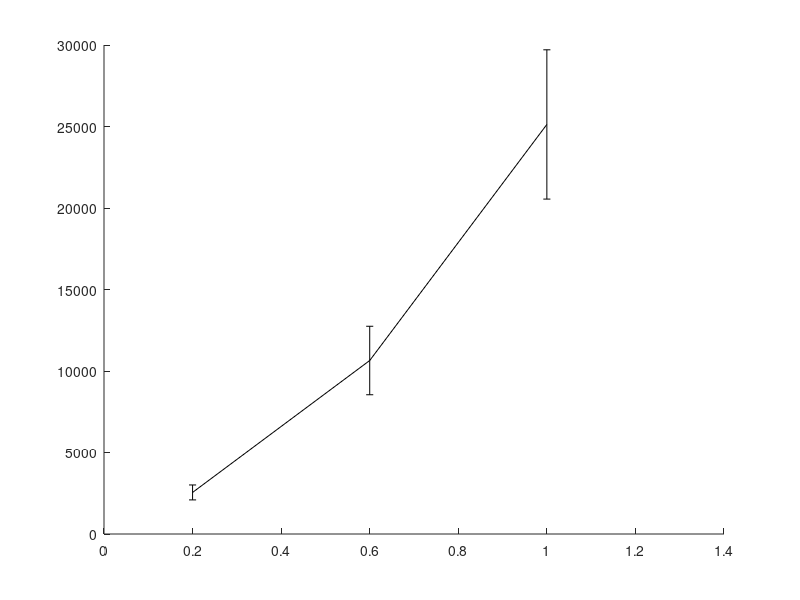

The MATLAB source for this figure: (Note: this script raises an error after producing the figure.)


% last updated: 

clear all
clc

d = 2.8;
%%
planners = {'BiRRT','RRT','SBL'};
plannerType = planners{3};
switch plannerType
    case 'BiRRT'
        D{1} = load('Benchmark_BiRRT_PCS_rB.txt'); D{1} = D{1}(D{1}(:,2)==1,:); 
        D{2} = load('Benchmark_BiRRT_GD_rB.txt'); D{2} = D{2}(D{2}(:,2)==1,:); 
    case 'RRT'
    case 'SBL'
        D{1} = load('Benchmark_SBL_PCS_rB.txt'); D{1} = D{1}(D{1}(:,2)==1,:); 
        D{2} = load('Benchmark_SBL_GD_rB.txt'); D{2} = D{2}(D{2}(:,2)==1,:); 
end

%%
disp(['Results for ' plannerType ':']);

%%

for k = 1:size(D,2)
    
    r{k} = sort(unique(D{k}(:,1)));
    for i = 1:length(r{k})
        M = D{k}(D{k}(:,1)==r{k}(i), 1:end);
        t{k}(i) = mean(M(:,4))*1e3;
        t_ste{k}(i) = 1e3*std(M(:,4))/sqrt(size(M,1));
    end
    
    [tmin(k), im(k)] = min(t{k});
end

%%
h = figure(1);
clf
errorbar(r{1},t{1},t_ste{1},'-k','linewidth',2);
hold on
errorbar(r{2},t{2},t_ste{2},'--k','linewidth',2);
hold off
ylabel('mean runtime [msec]');
xlabel('max. local-connection distance');
legend('PCS','NR');
% xlim([0 6]);
% xlim([min(rd) max(rd)]);

%%

for k = 1:size(D,2)
    
    sS = r{k}(im(k));
    
    D{k} = D{k}(D{k}(:,1)==sS, 1:end);
    suc = D{k}(:,2)==1;
    F(:,k) = mean(D{k},1);
    
    tmin(k) = F(4,k);
end

clc
disp('-----------------------------------');
fprintf('         \t\tw/\tw/o\n');
fprintf('Queries: \t\t%d\t%d\n', size(D{1},1), size(D{2},1));
fprintf('d =      \t\t%.1f\t%.1f\n', F(1,1), F(1,2));
fprintf('Avg. time (for d): \t%.2f\t%.2f \t(msec)\n', F(4,1)*1e3, F(4,2)*1e3);
fprintf('Min. time (for d): \t%.2f\t%.2f \t(msec)\n', min(D{1}(:,4))*1e3, min(D{2}(:,4))*1e3);
fprintf('Nodes in path:     \t%.1f\t%.1f\n', F(10,1), F(10,2));
fprintf('Nodes in trees:    \t%.1f\t%.1f\n', F(11,1), F(11,2));
disp('------------ Sampling -------------');
fprintf('Sampling time:    \t%.2f\t%.2f \t(msec)\n', F(15,1)*1e3, F(15,2)*1e3);
fprintf('Sampling success: \t%.2f\t%.2f \t(%%)\n', 100*F(16,1)/(F(16,1)+F(17,1)), 100*F(16,2)/(F(16,2)+F(17,2)));
disp('------------ loc.-con. ------------');
fprintf('Loc.-con. time:    \t%.2f\t%.2f \t(msec)\n', F(12,1)*1e3, F(12,2)*1e3);
fprintf('Loc.-con. count:   \t%.2f\t%.2f \t\n', F(13,1), F(13,2));
fprintf('Loc.-con. success: \t%.2f\t%.2f \t(%%)\n', 100*F(14,1)/F(13,1), 100*F(14,2)/F(13,2));
disp('----------- Projection ------------');
fprintf('Proj. time:        \t%.2f\t%.2f \t(msec)\n', F(6,1)*1e3, F(6,2)*1e3);
fprintf('Proj. count:       \t%.2f\t%.2f \t\n', F(5,1), F(5,2));

%%
disp(' ');
fprintf('Speed-up:      %.2f\n', d, tmin(2)/tmin(1));

%%
%%
%%
% PCS
td = D{1}(:,4);
maxT = max(td);
T1 = linspace(0,maxT,100);
T1 = T1(2:end);
for i = 1:length(T1)
    sd = td < T1(i);
    md(i) = mean(td(sd));
    Md(i) = 1-sum(sd)/length(td);
end
%%
% GD
tg = D{2}(:,4);
maxT = max(tg);
T2 = linspace(0,maxT,100);
T2 = T2(2:end);
for i = 1:length(T2)
    sg = tg < T2(i);
    mg(i) = mean(tg(sg));
    Mg(i) = 1-sum(sg)/length(tg);
end

%%
h = figure(2);
clf
plot(T1,Md*100,'-k','linewidth',2);
hold on
plot(T2,Mg*100,'--k','linewidth',2);
hold off
xlabel('maximum runtime (sec)');
ylabel('failure rate (%)');
legend('PCS','NR');
% xlim([0 1.2]);%max([T1 T2])]);
% title(plannerType);
set(gca,'fontsize',13);
% set(h, 'Position', [100, 100, 800, 400]);
% print PCS_NR_runtime.eps -depsc -r200